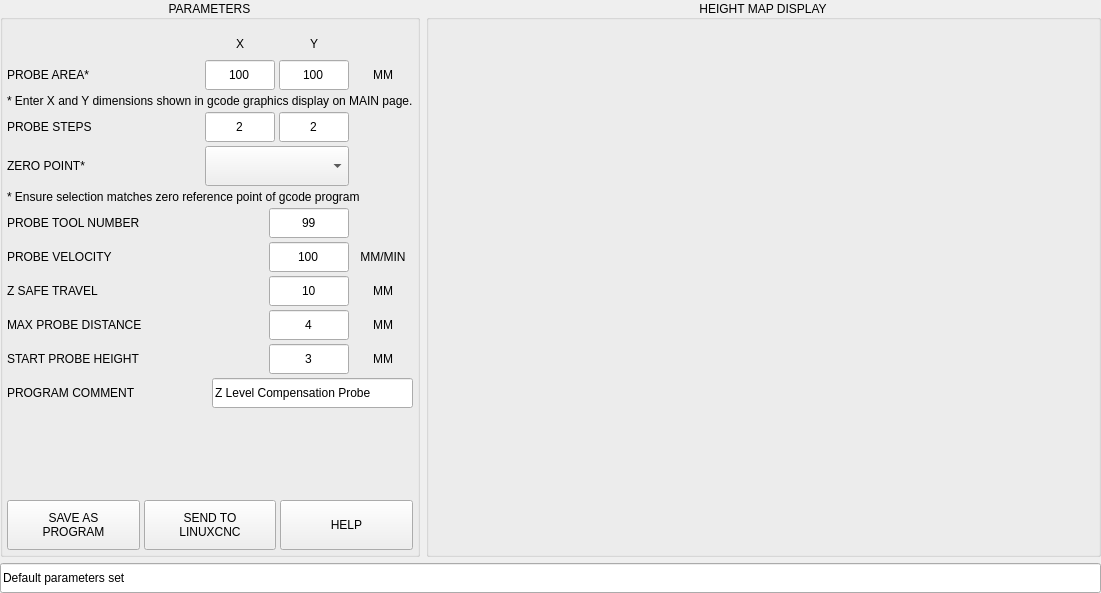
<?xml version="1.0" encoding="UTF-8"?>
<ui version="4.0">
 <class>Form</class>
 <widget class="QWidget" name="Form">
  <property name="geometry">
   <rect>
    <x>0</x>
    <y>0</y>
    <width>1101</width>
    <height>593</height>
   </rect>
  </property>
  <property name="sizePolicy">
   <sizepolicy hsizetype="Preferred" vsizetype="Expanding">
    <horstretch>0</horstretch>
    <verstretch>0</verstretch>
   </sizepolicy>
  </property>
  <property name="minimumSize">
   <size>
    <width>320</width>
    <height>0</height>
   </size>
  </property>
  <property name="windowTitle">
   <string>Form</string>
  </property>
  <layout class="QVBoxLayout" name="verticalLayout_3">
   <property name="spacing">
    <number>6</number>
   </property>
   <property name="leftMargin">
    <number>0</number>
   </property>
   <property name="topMargin">
    <number>0</number>
   </property>
   <property name="rightMargin">
    <number>0</number>
   </property>
   <property name="bottomMargin">
    <number>0</number>
   </property>
   <item>
    <layout class="QHBoxLayout" name="horizontalLayout_13">
     <property name="rightMargin">
      <number>0</number>
     </property>
     <property name="bottomMargin">
      <number>0</number>
     </property>
     <item>
      <widget class="QGroupBox" name="groupbox_parameters">
       <property name="minimumSize">
        <size>
         <width>420</width>
         <height>0</height>
        </size>
       </property>
       <property name="maximumSize">
        <size>
         <width>420</width>
         <height>16777215</height>
        </size>
       </property>
       <property name="title">
        <string>PARAMETERS</string>
       </property>
       <property name="alignment">
        <set>Qt::AlignCenter</set>
       </property>
       <layout class="QVBoxLayout" name="verticalLayout">
        <property name="spacing">
         <number>4</number>
        </property>
        <property name="leftMargin">
         <number>4</number>
        </property>
        <property name="topMargin">
         <number>12</number>
        </property>
        <property name="rightMargin">
         <number>4</number>
        </property>
        <property name="bottomMargin">
         <number>4</number>
        </property>
        <item>
         <layout class="QHBoxLayout" name="horizontalLayout_10">
          <property name="spacing">
           <number>4</number>
          </property>
          <item>
           <widget class="QLabel" name="lbl_spacer">
            <property name="text">
             <string/>
            </property>
           </widget>
          </item>
          <item>
           <widget class="QLabel" name="lbl_x">
            <property name="sizePolicy">
             <sizepolicy hsizetype="Preferred" vsizetype="Fixed">
              <horstretch>0</horstretch>
              <verstretch>0</verstretch>
             </sizepolicy>
            </property>
            <property name="minimumSize">
             <size>
              <width>70</width>
              <height>24</height>
             </size>
            </property>
            <property name="maximumSize">
             <size>
              <width>70</width>
              <height>24</height>
             </size>
            </property>
            <property name="text">
             <string>X</string>
            </property>
            <property name="alignment">
             <set>Qt::AlignCenter</set>
            </property>
           </widget>
          </item>
          <item>
           <widget class="QLabel" name="lbl_y">
            <property name="sizePolicy">
             <sizepolicy hsizetype="Preferred" vsizetype="Fixed">
              <horstretch>0</horstretch>
              <verstretch>0</verstretch>
             </sizepolicy>
            </property>
            <property name="minimumSize">
             <size>
              <width>70</width>
              <height>24</height>
             </size>
            </property>
            <property name="maximumSize">
             <size>
              <width>70</width>
              <height>24</height>
             </size>
            </property>
            <property name="text">
             <string>Y</string>
            </property>
            <property name="alignment">
             <set>Qt::AlignCenter</set>
            </property>
           </widget>
          </item>
          <item>
           <widget class="QLabel" name="spacer">
            <property name="minimumSize">
             <size>
              <width>60</width>
              <height>0</height>
             </size>
            </property>
            <property name="maximumSize">
             <size>
              <width>60</width>
              <height>16777215</height>
             </size>
            </property>
            <property name="text">
             <string/>
            </property>
           </widget>
          </item>
         </layout>
        </item>
        <item>
         <layout class="QHBoxLayout" name="horizontalLayout">
          <property name="spacing">
           <number>4</number>
          </property>
          <item>
           <widget class="QLabel" name="lbl_dimensions">
            <property name="text">
             <string>PROBE AREA*</string>
            </property>
           </widget>
          </item>
          <item>
           <widget class="QLineEdit" name="lineEdit_size_x">
            <property name="sizePolicy">
             <sizepolicy hsizetype="Preferred" vsizetype="Fixed">
              <horstretch>0</horstretch>
              <verstretch>0</verstretch>
             </sizepolicy>
            </property>
            <property name="minimumSize">
             <size>
              <width>70</width>
              <height>30</height>
             </size>
            </property>
            <property name="maximumSize">
             <size>
              <width>70</width>
              <height>30</height>
             </size>
            </property>
            <property name="text">
             <string>100</string>
            </property>
            <property name="maxLength">
             <number>8</number>
            </property>
            <property name="alignment">
             <set>Qt::AlignCenter</set>
            </property>
           </widget>
          </item>
          <item>
           <widget class="QLineEdit" name="lineEdit_size_y">
            <property name="sizePolicy">
             <sizepolicy hsizetype="Preferred" vsizetype="Fixed">
              <horstretch>0</horstretch>
              <verstretch>0</verstretch>
             </sizepolicy>
            </property>
            <property name="minimumSize">
             <size>
              <width>70</width>
              <height>30</height>
             </size>
            </property>
            <property name="maximumSize">
             <size>
              <width>70</width>
              <height>30</height>
             </size>
            </property>
            <property name="text">
             <string>100</string>
            </property>
            <property name="maxLength">
             <number>8</number>
            </property>
            <property name="alignment">
             <set>Qt::AlignCenter</set>
            </property>
           </widget>
          </item>
          <item>
           <widget class="QLabel" name="lbl_probe_area_unit">
            <property name="minimumSize">
             <size>
              <width>60</width>
              <height>0</height>
             </size>
            </property>
            <property name="maximumSize">
             <size>
              <width>60</width>
              <height>16777215</height>
             </size>
            </property>
            <property name="text">
             <string>MM</string>
            </property>
            <property name="alignment">
             <set>Qt::AlignCenter</set>
            </property>
           </widget>
          </item>
         </layout>
        </item>
        <item>
         <widget class="QLabel" name="lbl_explain_area">
          <property name="text">
           <string>* Enter X and Y dimensions shown in gcode graphics display on MAIN page.</string>
          </property>
          <property name="wordWrap">
           <bool>true</bool>
          </property>
         </widget>
        </item>
        <item>
         <layout class="QHBoxLayout" name="horizontalLayout_2">
          <property name="spacing">
           <number>4</number>
          </property>
          <item>
           <widget class="QLabel" name="lbl_steps">
            <property name="text">
             <string>PROBE STEPS</string>
            </property>
           </widget>
          </item>
          <item>
           <widget class="QLineEdit" name="lineEdit_steps_x">
            <property name="sizePolicy">
             <sizepolicy hsizetype="Preferred" vsizetype="Fixed">
              <horstretch>0</horstretch>
              <verstretch>0</verstretch>
             </sizepolicy>
            </property>
            <property name="minimumSize">
             <size>
              <width>70</width>
              <height>30</height>
             </size>
            </property>
            <property name="maximumSize">
             <size>
              <width>70</width>
              <height>30</height>
             </size>
            </property>
            <property name="text">
             <string>2</string>
            </property>
            <property name="maxLength">
             <number>3</number>
            </property>
            <property name="alignment">
             <set>Qt::AlignCenter</set>
            </property>
           </widget>
          </item>
          <item>
           <widget class="QLineEdit" name="lineEdit_steps_y">
            <property name="sizePolicy">
             <sizepolicy hsizetype="Preferred" vsizetype="Fixed">
              <horstretch>0</horstretch>
              <verstretch>0</verstretch>
             </sizepolicy>
            </property>
            <property name="minimumSize">
             <size>
              <width>70</width>
              <height>30</height>
             </size>
            </property>
            <property name="maximumSize">
             <size>
              <width>70</width>
              <height>30</height>
             </size>
            </property>
            <property name="text">
             <string>2</string>
            </property>
            <property name="maxLength">
             <number>3</number>
            </property>
            <property name="alignment">
             <set>Qt::AlignCenter</set>
            </property>
           </widget>
          </item>
          <item>
           <widget class="QLabel" name="spacer_2">
            <property name="minimumSize">
             <size>
              <width>60</width>
              <height>0</height>
             </size>
            </property>
            <property name="maximumSize">
             <size>
              <width>60</width>
              <height>16777215</height>
             </size>
            </property>
            <property name="text">
             <string/>
            </property>
            <property name="alignment">
             <set>Qt::AlignCenter</set>
            </property>
           </widget>
          </item>
         </layout>
        </item>
        <item>
         <layout class="QHBoxLayout" name="horizontalLayout_7">
          <property name="spacing">
           <number>4</number>
          </property>
          <property name="topMargin">
           <number>0</number>
          </property>
          <item>
           <widget class="QLabel" name="lbl_zero_ref">
            <property name="text">
             <string>ZERO POINT*</string>
            </property>
           </widget>
          </item>
          <item>
           <widget class="QComboBox" name="cmb_zero_ref">
            <property name="minimumSize">
             <size>
              <width>144</width>
              <height>40</height>
             </size>
            </property>
            <property name="maximumSize">
             <size>
              <width>144</width>
              <height>40</height>
             </size>
            </property>
            <property name="currentIndex">
             <number>-1</number>
            </property>
            <property name="iconSize">
             <size>
              <width>20</width>
              <height>20</height>
             </size>
            </property>
           </widget>
          </item>
          <item>
           <widget class="QLabel" name="spacer_3">
            <property name="minimumSize">
             <size>
              <width>60</width>
              <height>0</height>
             </size>
            </property>
            <property name="maximumSize">
             <size>
              <width>60</width>
              <height>16777215</height>
             </size>
            </property>
            <property name="text">
             <string/>
            </property>
            <property name="alignment">
             <set>Qt::AlignCenter</set>
            </property>
           </widget>
          </item>
         </layout>
        </item>
        <item>
         <widget class="QLabel" name="lbl_explain_zero">
          <property name="text">
           <string>* Ensure selection matches zero reference point of gcode program</string>
          </property>
          <property name="wordWrap">
           <bool>true</bool>
          </property>
         </widget>
        </item>
        <item>
         <layout class="QHBoxLayout" name="horizontalLayout_3">
          <property name="spacing">
           <number>4</number>
          </property>
          <property name="bottomMargin">
           <number>0</number>
          </property>
          <item>
           <widget class="QLabel" name="lbl_probe_tool">
            <property name="text">
             <string>PROBE TOOL NUMBER</string>
            </property>
           </widget>
          </item>
          <item>
           <widget class="QLineEdit" name="lineEdit_probe_tool">
            <property name="sizePolicy">
             <sizepolicy hsizetype="Preferred" vsizetype="Fixed">
              <horstretch>0</horstretch>
              <verstretch>0</verstretch>
             </sizepolicy>
            </property>
            <property name="minimumSize">
             <size>
              <width>80</width>
              <height>30</height>
             </size>
            </property>
            <property name="maximumSize">
             <size>
              <width>80</width>
              <height>30</height>
             </size>
            </property>
            <property name="text">
             <string>99</string>
            </property>
            <property name="maxLength">
             <number>10</number>
            </property>
            <property name="alignment">
             <set>Qt::AlignCenter</set>
            </property>
           </widget>
          </item>
          <item>
           <widget class="QLabel" name="spacer_4">
            <property name="minimumSize">
             <size>
              <width>60</width>
              <height>0</height>
             </size>
            </property>
            <property name="maximumSize">
             <size>
              <width>60</width>
              <height>16777215</height>
             </size>
            </property>
            <property name="text">
             <string/>
            </property>
            <property name="alignment">
             <set>Qt::AlignCenter</set>
            </property>
           </widget>
          </item>
         </layout>
        </item>
        <item>
         <layout class="QHBoxLayout" name="horizontalLayout_9">
          <property name="spacing">
           <number>4</number>
          </property>
          <item>
           <widget class="QLabel" name="lbl_probe_vel">
            <property name="text">
             <string>PROBE VELOCITY</string>
            </property>
           </widget>
          </item>
          <item>
           <widget class="QLineEdit" name="lineEdit_probe_vel">
            <property name="sizePolicy">
             <sizepolicy hsizetype="Preferred" vsizetype="Fixed">
              <horstretch>0</horstretch>
              <verstretch>0</verstretch>
             </sizepolicy>
            </property>
            <property name="minimumSize">
             <size>
              <width>80</width>
              <height>30</height>
             </size>
            </property>
            <property name="maximumSize">
             <size>
              <width>80</width>
              <height>30</height>
             </size>
            </property>
            <property name="toolTip">
             <string>Z feedrate while probing workpiece surface</string>
            </property>
            <property name="text">
             <string>100</string>
            </property>
            <property name="maxLength">
             <number>10</number>
            </property>
            <property name="alignment">
             <set>Qt::AlignCenter</set>
            </property>
           </widget>
          </item>
          <item>
           <widget class="QLabel" name="lbl_probe_vel_unit">
            <property name="minimumSize">
             <size>
              <width>60</width>
              <height>0</height>
             </size>
            </property>
            <property name="maximumSize">
             <size>
              <width>60</width>
              <height>16777215</height>
             </size>
            </property>
            <property name="text">
             <string>MM/MIN</string>
            </property>
            <property name="alignment">
             <set>Qt::AlignCenter</set>
            </property>
           </widget>
          </item>
         </layout>
        </item>
        <item>
         <layout class="QHBoxLayout" name="horizontalLayout_4">
          <property name="spacing">
           <number>4</number>
          </property>
          <item>
           <widget class="QLabel" name="lbl_zsafe">
            <property name="text">
             <string>Z SAFE TRAVEL</string>
            </property>
           </widget>
          </item>
          <item>
           <widget class="QLineEdit" name="lineEdit_zsafe">
            <property name="sizePolicy">
             <sizepolicy hsizetype="Preferred" vsizetype="Fixed">
              <horstretch>0</horstretch>
              <verstretch>0</verstretch>
             </sizepolicy>
            </property>
            <property name="minimumSize">
             <size>
              <width>80</width>
              <height>30</height>
             </size>
            </property>
            <property name="maximumSize">
             <size>
              <width>80</width>
              <height>30</height>
             </size>
            </property>
            <property name="toolTip">
             <string>Z height while traversing workpiece</string>
            </property>
            <property name="text">
             <string>10</string>
            </property>
            <property name="maxLength">
             <number>10</number>
            </property>
            <property name="alignment">
             <set>Qt::AlignCenter</set>
            </property>
           </widget>
          </item>
          <item>
           <widget class="QLabel" name="lbl_zsafe_unit">
            <property name="minimumSize">
             <size>
              <width>60</width>
              <height>0</height>
             </size>
            </property>
            <property name="maximumSize">
             <size>
              <width>60</width>
              <height>16777215</height>
             </size>
            </property>
            <property name="text">
             <string>MM</string>
            </property>
            <property name="alignment">
             <set>Qt::AlignCenter</set>
            </property>
           </widget>
          </item>
         </layout>
        </item>
        <item>
         <layout class="QHBoxLayout" name="horizontalLayout_5">
          <property name="spacing">
           <number>4</number>
          </property>
          <item>
           <widget class="QLabel" name="lbl_max_probe">
            <property name="text">
             <string>MAX PROBE DISTANCE</string>
            </property>
           </widget>
          </item>
          <item>
           <widget class="QLineEdit" name="lineEdit_max_probe">
            <property name="sizePolicy">
             <sizepolicy hsizetype="Preferred" vsizetype="Fixed">
              <horstretch>0</horstretch>
              <verstretch>0</verstretch>
             </sizepolicy>
            </property>
            <property name="minimumSize">
             <size>
              <width>80</width>
              <height>30</height>
             </size>
            </property>
            <property name="maximumSize">
             <size>
              <width>80</width>
              <height>30</height>
             </size>
            </property>
            <property name="toolTip">
             <string>Maximum Z travel before making contact with workpiece</string>
            </property>
            <property name="text">
             <string>4</string>
            </property>
            <property name="maxLength">
             <number>10</number>
            </property>
            <property name="alignment">
             <set>Qt::AlignCenter</set>
            </property>
           </widget>
          </item>
          <item>
           <widget class="QLabel" name="lbl_max_probe_unit">
            <property name="minimumSize">
             <size>
              <width>60</width>
              <height>0</height>
             </size>
            </property>
            <property name="maximumSize">
             <size>
              <width>60</width>
              <height>16777215</height>
             </size>
            </property>
            <property name="text">
             <string>MM</string>
            </property>
            <property name="alignment">
             <set>Qt::AlignCenter</set>
            </property>
           </widget>
          </item>
         </layout>
        </item>
        <item>
         <layout class="QHBoxLayout" name="horizontalLayout_11">
          <property name="spacing">
           <number>4</number>
          </property>
          <property name="topMargin">
           <number>0</number>
          </property>
          <item>
           <widget class="QLabel" name="lbl_start_probe">
            <property name="text">
             <string>START PROBE HEIGHT</string>
            </property>
           </widget>
          </item>
          <item>
           <widget class="QLineEdit" name="lineEdit_start_probe">
            <property name="sizePolicy">
             <sizepolicy hsizetype="Preferred" vsizetype="Fixed">
              <horstretch>0</horstretch>
              <verstretch>0</verstretch>
             </sizepolicy>
            </property>
            <property name="minimumSize">
             <size>
              <width>80</width>
              <height>30</height>
             </size>
            </property>
            <property name="maximumSize">
             <size>
              <width>80</width>
              <height>30</height>
             </size>
            </property>
            <property name="toolTip">
             <string>Height above workpiece before probing down</string>
            </property>
            <property name="text">
             <string>3</string>
            </property>
            <property name="maxLength">
             <number>10</number>
            </property>
            <property name="alignment">
             <set>Qt::AlignCenter</set>
            </property>
           </widget>
          </item>
          <item>
           <widget class="QLabel" name="lbl_start_probe_unit">
            <property name="minimumSize">
             <size>
              <width>60</width>
              <height>0</height>
             </size>
            </property>
            <property name="maximumSize">
             <size>
              <width>60</width>
              <height>16777215</height>
             </size>
            </property>
            <property name="text">
             <string>MM</string>
            </property>
            <property name="alignment">
             <set>Qt::AlignCenter</set>
            </property>
           </widget>
          </item>
         </layout>
        </item>
        <item>
         <layout class="QHBoxLayout" name="horizontalLayout_6">
          <property name="spacing">
           <number>4</number>
          </property>
          <item>
           <widget class="QLabel" name="lbl_comment">
            <property name="text">
             <string>PROGRAM COMMENT</string>
            </property>
           </widget>
          </item>
          <item>
           <widget class="QLineEdit" name="lineEdit_comment">
            <property name="sizePolicy">
             <sizepolicy hsizetype="Preferred" vsizetype="Fixed">
              <horstretch>0</horstretch>
              <verstretch>0</verstretch>
             </sizepolicy>
            </property>
            <property name="minimumSize">
             <size>
              <width>200</width>
              <height>30</height>
             </size>
            </property>
            <property name="maximumSize">
             <size>
              <width>16777215</width>
              <height>30</height>
             </size>
            </property>
            <property name="text">
             <string>Z Level Compensation Probe</string>
            </property>
            <property name="maxLength">
             <number>80</number>
            </property>
           </widget>
          </item>
         </layout>
        </item>
        <item>
         <spacer name="verticalSpacer">
          <property name="orientation">
           <enum>Qt::Vertical</enum>
          </property>
          <property name="sizeHint" stdset="0">
           <size>
            <width>20</width>
            <height>40</height>
           </size>
          </property>
         </spacer>
        </item>
        <item>
         <layout class="QHBoxLayout" name="horizontalLayout_8">
          <property name="spacing">
           <number>4</number>
          </property>
          <item>
           <widget class="QPushButton" name="btn_save_gcode">
            <property name="sizePolicy">
             <sizepolicy hsizetype="Preferred" vsizetype="Fixed">
              <horstretch>0</horstretch>
              <verstretch>0</verstretch>
             </sizepolicy>
            </property>
            <property name="minimumSize">
             <size>
              <width>0</width>
              <height>50</height>
             </size>
            </property>
            <property name="maximumSize">
             <size>
              <width>16777215</width>
              <height>50</height>
             </size>
            </property>
            <property name="toolTip">
             <string>Save probing program to file</string>
            </property>
            <property name="text">
             <string>SAVE AS
PROGRAM</string>
            </property>
           </widget>
          </item>
          <item>
           <widget class="QPushButton" name="btn_send_gcode">
            <property name="sizePolicy">
             <sizepolicy hsizetype="Preferred" vsizetype="Fixed">
              <horstretch>0</horstretch>
              <verstretch>0</verstretch>
             </sizepolicy>
            </property>
            <property name="minimumSize">
             <size>
              <width>0</width>
              <height>50</height>
             </size>
            </property>
            <property name="maximumSize">
             <size>
              <width>16777215</width>
              <height>50</height>
             </size>
            </property>
            <property name="toolTip">
             <string>Send temporary gcode file to linuxcnc</string>
            </property>
            <property name="text">
             <string>SEND TO
LINUXCNC</string>
            </property>
           </widget>
          </item>
          <item>
           <widget class="QPushButton" name="btn_help">
            <property name="sizePolicy">
             <sizepolicy hsizetype="Preferred" vsizetype="Fixed">
              <horstretch>0</horstretch>
              <verstretch>0</verstretch>
             </sizepolicy>
            </property>
            <property name="minimumSize">
             <size>
              <width>0</width>
              <height>50</height>
             </size>
            </property>
            <property name="maximumSize">
             <size>
              <width>16777215</width>
              <height>50</height>
             </size>
            </property>
            <property name="text">
             <string>HELP</string>
            </property>
           </widget>
          </item>
         </layout>
        </item>
       </layout>
      </widget>
     </item>
     <item>
      <widget class="QGroupBox" name="groupBox_preview">
       <property name="title">
        <string>HEIGHT MAP DISPLAY</string>
       </property>
       <property name="alignment">
        <set>Qt::AlignCenter</set>
       </property>
       <layout class="QVBoxLayout" name="verticalLayout_2">
        <property name="spacing">
         <number>4</number>
        </property>
        <property name="leftMargin">
         <number>4</number>
        </property>
        <property name="topMargin">
         <number>12</number>
        </property>
        <property name="rightMargin">
         <number>4</number>
        </property>
        <property name="bottomMargin">
         <number>4</number>
        </property>
        <item>
         <widget class="QLabel" name="lbl_height_map">
          <property name="text">
           <string/>
          </property>
          <property name="alignment">
           <set>Qt::AlignCenter</set>
          </property>
         </widget>
        </item>
       </layout>
      </widget>
     </item>
    </layout>
   </item>
   <item>
    <widget class="QLineEdit" name="lineEdit_status">
     <property name="sizePolicy">
      <sizepolicy hsizetype="Preferred" vsizetype="Preferred">
       <horstretch>0</horstretch>
       <verstretch>0</verstretch>
      </sizepolicy>
     </property>
     <property name="minimumSize">
      <size>
       <width>0</width>
       <height>30</height>
      </size>
     </property>
     <property name="maximumSize">
      <size>
       <width>16777215</width>
       <height>30</height>
      </size>
     </property>
     <property name="text">
      <string>Default parameters set</string>
     </property>
     <property name="maxLength">
      <number>80</number>
     </property>
     <property name="readOnly">
      <bool>true</bool>
     </property>
    </widget>
   </item>
  </layout>
 </widget>
 <resources/>
 <connections/>
</ui>
